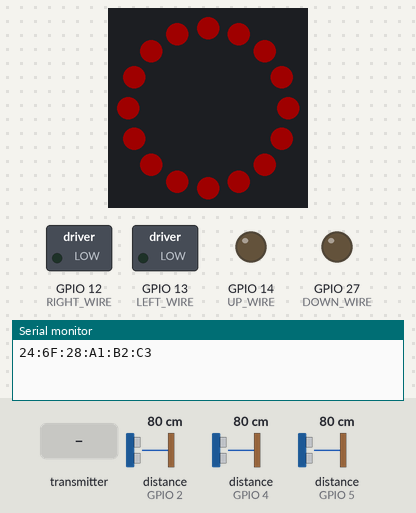
Bench run of a sketch on a simulated ESP32. Shown: 16 RGB LEDs in a ring, first at the top, clockwise, switched loads named in the sketch (green lamp = pin HIGH), output pins drawn as LEDs (lit = HIGH), the last lines printed to the serial monitor. Wiring (inferred from the names in the program): 3 × ultrasonic range finder: trigger GPIO 15, echo GPIO 2 / trigger GPIO 16, echo GPIO 4 / trigger GPIO 17, echo GPIO 5. The test bench sets the inputs (shaded band); at power-on: distance to the obstacle (sensors on GPIO 2, GPIO 4, GPIO 5) 80 cm. The echo pulse lasts 58.3 µs per cm; dim RGB values are drawn brighter than linear; pins used as bus, display or sensor lines are not drawn.

Above: at 1.2 s.
1.3 s: the transmitter starts sending control = 1
At 2.5 s:
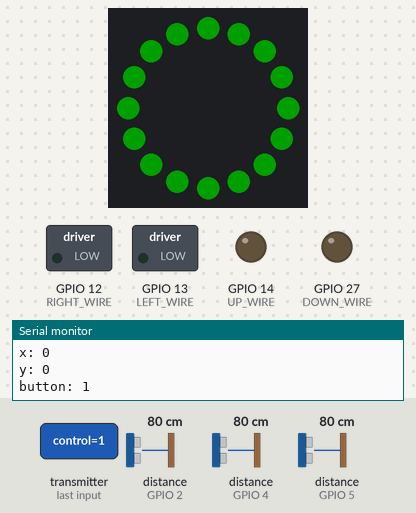
2.8 s: the transmitter starts sending x = 1024
At 3.2 s:
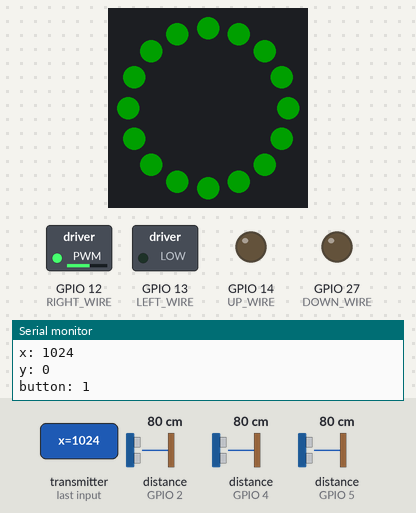
4.3 s: the transmitter starts sending y = 1024
At 5.0 s:
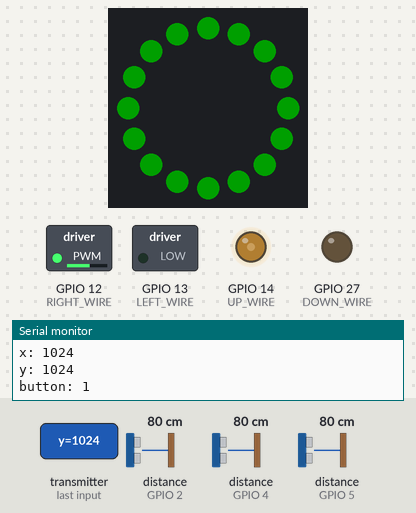
5.8 s: the transmitter starts sending x = 2048
At 6.2 s:
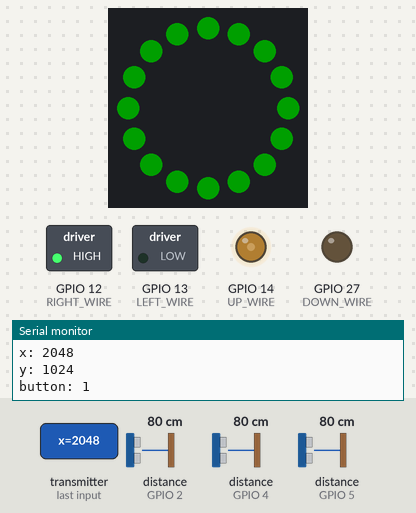
7.3 s: the transmitter starts sending y = 2048
At 8.0 s:
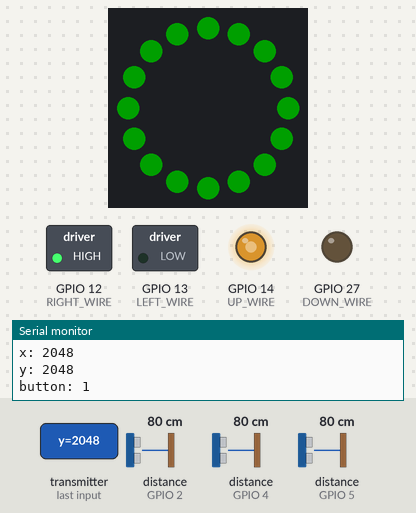
8.8 s: the transmitter starts sending y = 4095
At 9.8 s:
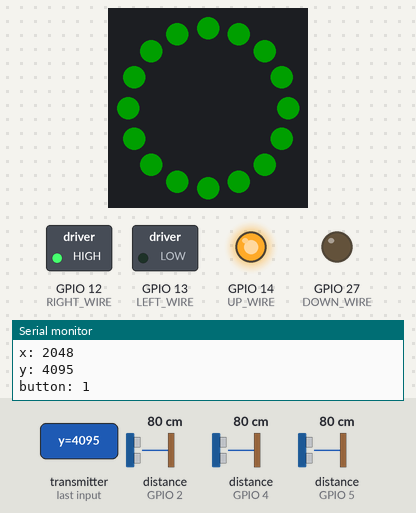
Timing chart, 0 to 11.3 s (numbered marks = the images above; inputs shaded):
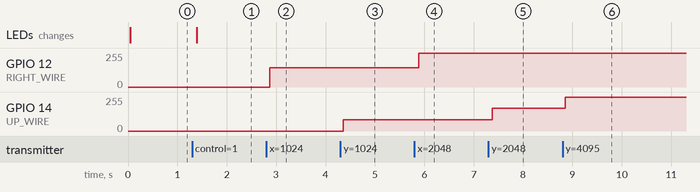

The sketch:

CrashAvoidanceRCCar.ino
```cpp
#include <Arduino.h>
#include <esp_now.h>
#include <WiFi.h>
#include <Adafruit_NeoPixel.h>

#define LEFT_WIRE 13 // Dark Blue - 1
#define RIGHT_WIRE 12 // Turquoise - 2
#define UP_WIRE 14 // Red - 3, yellow  25
#define DOWN_WIRE 27 // Black - 4, black

#define TRIG1 15
#define ECHO1 2
#define TRIG2 16
#define ECHO2 4
#define TRIG3 17
#define ECHO3 5

#define DI 32
#define ringshow_noglitch() {delay(1);ring.show();delay(1);ring.show();}
Adafruit_NeoPixel ring = Adafruit_NeoPixel(16, DI, NEO_GRB + NEO_KHZ800);


typedef struct joystick_input {
  int x; // from -1800 to 1800
  int y; // from -1800 to 1800
  // deadzone from -110 to 100
  bool control; // initial value 1
} joystick_input;

joystick_input joystick_data;
const int pwmFrequency = 200; // PWM frequency in Hz
const int pwmResolution = 8;   // PWM resolution in bits (8-bit resolution for ESP32)

void OnDataRecv(const uint8_t * mac, const uint8_t *incomingData, int len) {
  memcpy(&joystick_data, incomingData, sizeof(joystick_data));
  Serial.print("Bytes received: ");
  Serial.println(len);
  Serial.print("x: ");
  Serial.println(joystick_data.x);
  Serial.print("y: ");
  Serial.println(joystick_data.y);
  Serial.print("button: ");
  Serial.println(joystick_data.control);
  Serial.println();

}

void setup(){
  Serial.begin(115200);
  WiFi.mode(WIFI_STA);
  if (esp_now_init() != ESP_OK) {
    Serial.println("Error initializing ESP-NOW");
    return;
  }
  esp_now_register_recv_cb(OnDataRecv);

  pinMode(LEFT_WIRE, OUTPUT);
  pinMode(RIGHT_WIRE, OUTPUT);
  pinMode(UP_WIRE, OUTPUT);
  pinMode(DOWN_WIRE, OUTPUT);
  Serial.println(WiFi.macAddress());

  pinMode(TRIG1, OUTPUT); // set up distance1 sensor pins
  pinMode(ECHO1, INPUT);
  digitalWrite(TRIG1, LOW);
  pinMode(TRIG2, OUTPUT); // set up distance2 sensor pins
  pinMode(ECHO2, INPUT);
  digitalWrite(TRIG2, LOW);
  pinMode(TRIG3, OUTPUT); // set up distance3 sensor pins
  pinMode(ECHO3, INPUT);
  digitalWrite(TRIG3, LOW);

  ledcSetup(1, pwmFrequency, pwmResolution);
  ledcSetup(2, pwmFrequency, pwmResolution);
  ledcSetup(3, pwmFrequency, pwmResolution);
  ledcSetup(4, pwmFrequency, pwmResolution);
  ledcAttachPin(UP_WIRE, 1);
  ledcAttachPin(DOWN_WIRE, 2);
  ledcAttachPin(RIGHT_WIRE, 3);
  ledcAttachPin(LEFT_WIRE, 4);
  ledcWrite(1, 0);
  ledcWrite(2, 0);
  ledcWrite(3, 0);
  ledcWrite(4, 0);

  ring.begin();
  ring.setBrightness(32);
  ring.clear(); // clear all pixels
  ring.setPixelColor(0,0);
  ringshow_noglitch();
}

// read distance sensor, return centimeters
float readDistance(int TRIG, int ECHO) {
  digitalWrite(TRIG, LOW); delayMicroseconds(3);
  digitalWrite(TRIG, HIGH); delayMicroseconds(10);
  digitalWrite(TRIG, LOW);
  unsigned long timeout = micros() + 26233L;
  while((digitalRead(ECHO) == LOW) && (micros() < timeout));
  unsigned long start_time = micros();
  timeout = start_time + 26233L;
  while((digitalRead(ECHO) == HIGH) && (micros() < timeout));
  unsigned long lapse = micros() - start_time;
  return lapse * 0.01716f;
}

// calls readDistance a certain amount of time
float averageDistance(int TRIG, int ECHO){
  unsigned long totalLapse = 0;
  for (int i = 0; i < 3; i++) {
    totalLapse += readDistance(TRIG, ECHO);
  }
  return totalLapse / 4;
}

void updateMotors(joystick_input joystick_data, float dist1, float dist2, float dist3){
  bool obstacleDetected = (dist1 < 4) || (dist2 < 30) || (dist3 < 4);

   // If obstacle detected, stop all motor movements
   if (obstacleDetected && joystick_data.control) {
     ledcWrite(1, 0);
     ledcWrite(2, 0);
     ledcWrite(3, 0);
     ledcWrite(4, 0);
     return;
   }

  // Map joystick input to PWM duty cycle
  int dutyX = map(abs(joystick_data.x), 0, 1800, 0, 255);
  int dutyY = map(abs(joystick_data.y), 0, 1800, 0, 150);

  if (joystick_data.x < 0){
    ledcWrite(3, 0);
    ledcWrite(4, dutyX);
  }
  else if (joystick_data.x == 0) {
    ledcWrite(4, 0);
    ledcWrite(3, 0);
  }
  else{
    ledcWrite(4, 0);
    ledcWrite(3, dutyX);
  }

  if (joystick_data.y < 0){
    ledcWrite(1, 0);
    ledcWrite(2, dutyY);
  } else if (joystick_data.y == 0){
      ledcWrite(1, 0);
      ledcWrite(2, 0);
  }
  else{
    ledcWrite(2, 0);
    ledcWrite(1, dutyY);
  }
}

void loop(){
  float dist1 = averageDistance(TRIG1, ECHO1);
  float dist2 = averageDistance(TRIG2, ECHO2);
  float dist3 = averageDistance(TRIG3, ECHO3);
  updateMotors(joystick_data, dist1, dist2, dist3);

  for(int i=0; i < ring.numPixels(); i++) {
    if (joystick_data.control){
      ring.setPixelColor(i, ring.Color(0, 255, 0));
    } else {
      ring.setPixelColor(i, ring.Color(255, 0, 0));
    }
  }
  ringshow_noglitch();


}
```

Measured:
- after the input at 1.3 s, the LEDs: change after 0.09 s (image 1)
- after the input at 2.8 s, GPIO 12 (RIGHT_WIRE): 0/255 → 144/255 after 0.07 s
- after the input at 4.3 s, GPIO 14 (UP_WIRE): 0/255 → 85/255 after 0.06 s
- after the input at 5.8 s, GPIO 12 (RIGHT_WIRE): 144/255 → 255/255 after 0.09 s
- after the input at 7.3 s, GPIO 14 (UP_WIRE): 85/255 → 169/255 after 0.07 s
- after the input at 8.8 s, GPIO 14 (UP_WIRE): 169/255 → 255/255 after 0.06 s
